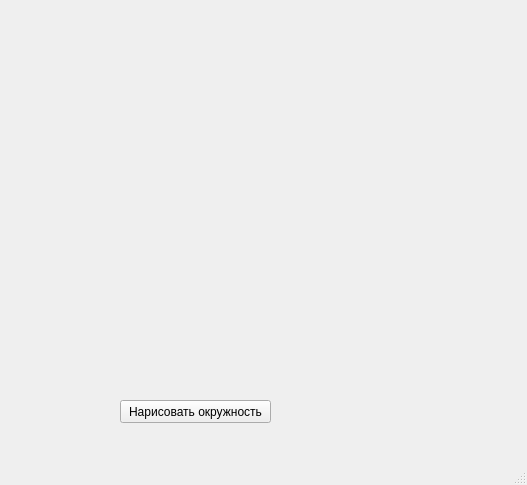
<?xml version="1.0" encoding="UTF-8"?>
<ui version="4.0">
 <class>MainWindow</class>
 <widget class="QMainWindow" name="MainWindow">
  <property name="geometry">
   <rect>
    <x>0</x>
    <y>0</y>
    <width>527</width>
    <height>485</height>
   </rect>
  </property>
  <property name="windowTitle">
   <string>MainWindow</string>
  </property>
  <widget class="QWidget" name="centralwidget">
   <widget class="QPushButton" name="pushButton">
    <property name="geometry">
     <rect>
      <x>120</x>
      <y>400</y>
      <width>151</width>
      <height>23</height>
     </rect>
    </property>
    <property name="text">
     <string>Нарисовать окружность</string>
    </property>
   </widget>
  </widget>
  <widget class="QMenuBar" name="menubar">
   <property name="geometry">
    <rect>
     <x>0</x>
     <y>0</y>
     <width>527</width>
     <height>21</height>
    </rect>
   </property>
  </widget>
  <widget class="QStatusBar" name="statusbar"/>
 </widget>
 <resources/>
 <connections/>
</ui>
